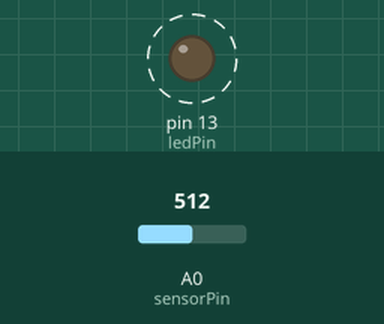
Bench run of a sketch on a simulated Arduino Uno, built with avr-gcc and run on an emulated ATmega328P. On the bench: output pins drawn as LEDs (lit = HIGH). Dashed ring = blinking. Inputs (shaded band) come from the test bench; at power-on: A0 (sensorPin) = 512.

Above: at 1.8 s.
1.9 s: A0 (sensorPin) set to 0
At 2.6 s:
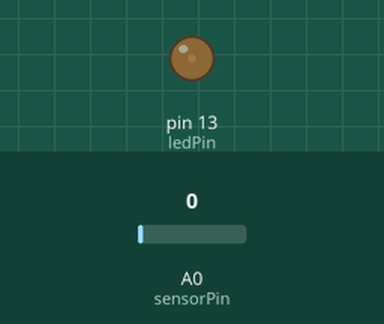
3.6 s: A0 (sensorPin) set to 122
At 3.9 s:
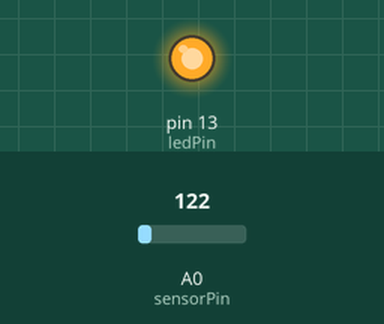
Timing chart, 0 to 13.1 s (numbered marks = the images above; inputs shaded):
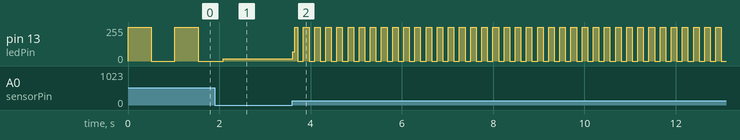

The sketch:

AnalogIn.ino
```cpp
int sensorPin = A0;    // select the input pin for the potentiometer
int ledPin = 13;      // select the pin for the LED
int sensorValue = 0;  // variable to store the value coming from the sensor

void setup() {
  // declare the ledPin as an OUTPUT:
  pinMode(ledPin, OUTPUT);
}

void loop() {
  // read the value from the sensor:
  sensorValue = analogRead(sensorPin);
  // turn the ledPin on
  digitalWrite(ledPin, HIGH);
  // stop the program for <sensorValue> milliseconds:
  delay(sensorValue);
  // turn the ledPin off:
  digitalWrite(ledPin, LOW);
  // stop the program for for <sensorValue> milliseconds:
  delay(sensorValue);
}
```

zabice.c
```cpp
// Joystick var
int sX = A0;     //joystick x axis, analog input
int sY = A1;     //joystick y axis, analog input
int sSX;         //state of x, reading from sX
int sSY;         //state of y, reading from sY
int sS;          //converted state

void setup() {

  pinMode(sX, INPUT);
  pinMode(sY, INPUT);

  Serial.begin(9600);
}

void loop() {

  //stick stuff
  sSX = analogRead(sX); //reading x axis input
  delay(100);
  sSY = analogRead(sY); //reading y axis input

  //converting y and x inputs to 4 possibilities. 0 and 1023 are the maximum values on each axis of the joystick
  sS=0;
  switch (sSX) {
    case 0:
          sS=1;      // Left
          Serial.print(sS);
          Serial.print(";");
          break;
    case 1023:
          sS=2;      // Right
          Serial.print(sS);
          Serial.print(";");
          break;
  }
  switch (sSY) {
    case 0:
          sS=3;      // Up
          Serial.println(sS);
          break;
    case 1023:
          sS=4;      // Down
          Serial.println(sS);
          break;
  }
}
```

Measured:
- after the input at 3.6 s, pin 13 (ledPin): 16/255 → 69/255 at once, then moves between 0/255 and 255/255, repeating every 0.24 s
- by itself, pin 13 (ledPin): alternates 255/255 for 0.51 s and 0/255 for 0.51 s
